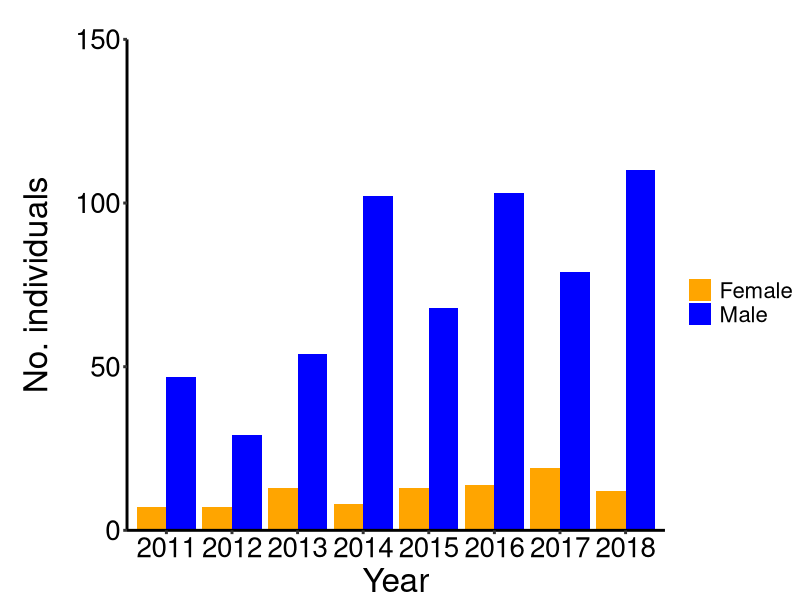

Generate this figure with R: (Note: this script raises an error after producing the figure.)
#Uts_adults basic stats
####libraries####
library(tidyverse)
library(cowplot)

#datasets####
Utsadults <- read.csv("Data/UtsadultsALL_21.06.22.csv")

#colorblind palette
cbPalette <- c("#E69F00", "#56B4E9", "#009E73", "#0072B2", "#D55E00", "#CC79A7","#999999", "#F0E442")

#fill in 0 for NAs in respawner and recapture columms
#calculate age at maturity (1st reproduction)
Utsadults11_18 <- Utsadults %>%
  mutate(Respawner = replace_na(Respawner, 0)) %>%
  mutate(recapture = replace_na(recapture, 0)) %>%
  mutate(ageatmaturity = ifelse(respawner.info == "1S1", 1,
                                       ifelse(respawner.info == "2S1", 2,  
                                              ifelse(respawner.info == "3S1", 3, InterpAge)))) %>%
  relocate(ageatmaturity, .after = respawner.info)

#How many adults? 2011 -2018
Utsadults11_18 %>% count()

#how many for each sex?
Utsadults11_18 %>% group_by(sex) %>% count()

#how many are recaptures? (2 = recapture)
Utsadults11_18 %>% group_by(sex, recapture) %>% count()

#How many have scale smolt (i.e. freshwater) age? remove recaptures
Utsadults11_18 %>% filter(recapture <= 1) %>% count(Scale.smoltage)

#remove recature  
Utsadults11_18smolt <- Utsadults11_18 %>%
  filter(recapture != 2) 

#linear regression of fw age by sex
smoltage <- lm(Scale.smoltage ~ sex, data = Utsadults11_18smolt)
summary(smoltage)

#How many have seaage age? remove recaptures
Utsadults11_18 %>% filter(recapture != 2) %>% count(scale.seaage)

#age at maturity range 
Utsadults11_18 %>% filter(recapture != 2) %>% group_by(sex) %>% count(ageatmaturity)

#age at maturity range 
Utsadults11_18mat <- Utsadults11_18 %>%
    filter(recapture != 2) 

#lm age at maturity vs sex
ageatmat <- lm(ageatmaturity ~ sex, data = Utsadults11_18mat)
summary(ageatmat)

#age at maturity for iteroparous individuals
Utsadults11_18matage <- Utsadults11_18 %>% 
  filter(recapture != 2) %>%
  filter(respawner.info != "") %>% 
  select(ID, sex, ageatmaturity, respawner.info) 

#respawner info
Utsadults11_18matage %>% group_by(sex) %>% count(respawner.info)

#calculate age ate maturity for iteroparous individuals
Utsadults11_18matage %>% group_by(sex) %>% dplyr:: summarise_if(is.numeric, funs(mean(., na.rm=T), n = sum(!is.na(.)), se = sd(., na.rm=T)/sqrt(sum(!is.na(.)))))

####make table of total individuals#### 
uts.adults.ind <- Utsadults11_18 %>%
  count(year, sex) 

#create grouped bar plot of #collected individuals/year/class
p.adults.ind <-  ggplot(uts.adults.ind, aes(factor(year), n, fill = sex)) +geom_bar(stat = "identity", position = "dodge") +
  labs(y="No. individuals", x="Year") + 
  scale_fill_manual(name = "", labels = c("Female", "Male"), values = c("orange", "blue")) +
  scale_y_continuous(limits = c(0, 150), expand = c(0, 0)) +
  coord_cartesian(clip = 'off') +
  theme(plot.title=element_text(size=36, hjust=-0.5), legend.title=element_text(size=20), legend.text=element_text(size=16)) +
  theme(axis.title.x = element_text(size=24)) +  theme(axis.text.x = element_text(size=20, color="black")) +
  theme(axis.title.y = element_text(size=24, vjust=3, angle = 90)) +  theme(axis.text.y = element_text(size=20, color="black")) +
  theme(axis.line = element_line(size = 1)) + theme(axis.ticks = element_line(size=1)) +
  theme(axis.line = element_line(colour = "black"),
        panel.grid.major = element_blank(),
        panel.grid.minor = element_blank(),
        panel.border = element_blank(),
        panel.background = element_blank(),
        plot.margin=unit(c(1,0,0,1), "cm"))
        
#show graph
p.adults.ind

#saveplot
save_plot("images/Fig.adult.sample.png", p.adults.ind, base_height = 10.7, base_width = 7.6)

####linear regressions####
#what is the correlation between sea age, and body size/body weight/condition factor?
#only use individuals that have sea age at first reproduction and length/weight info
Utsadults_corr <- Utsadults11_18 %>%
  filter(recapture != 2) 
  
#linear regression of sea.age and length by sex
seaageXlength <- lm(scale.seaage ~ length.cm * sex, data = Utsadults_corr)
summary(seaageXlength)  

#graph vgll3top conserved versus seaage sires/dams
pseaageXlength <-ggplot(Utsadults_corr, aes(x=scale.seaage, y=length.cm, colour=sex)) + 
  geom_jitter(position = position_jitterdodge(0.2, 0.2, 0.25), size=4, stat="identity", alpha = 2/5) +
  scale_color_manual(values=c("darkorange", "dark blue")) +
  geom_smooth(method=lm, se=TRUE, size=2) +
  labs(y="Length (cm)", x="Sea age (sea winters)") + theme(plot.title=element_text(size=36,  hjust=0.5)) +
  theme(axis.title.x = element_text(size=24)) +  theme(axis.text.x = element_text(size=20, color="black")) +
  theme(axis.title.y = element_text(size=24, angle = 90)) +  theme(axis.text.y = element_text(size=20, color="black")) +
  theme(axis.line = element_line(size = 1)) + theme(axis.ticks = element_line(size=1)) +
  theme(legend.position = "none") +
  theme(axis.line = element_line(colour = "black"),
        panel.grid.major = element_blank(),
        panel.grid.minor = element_blank(),
        panel.border = element_blank(),
        panel.background = element_blank())
#show graph
pseaageXlength 

#saveplot
save_plot("images/Fig.seaageXlength.png", pseaageXlength, base_height = 10.7, base_width = 7.6)

#linear regression of sea.age and weight by sex
seaageXweight <- lm(scale.seaage ~ wt.kg * sex, data = Utsadults_corr)
summary(seaageXweight)

#graph vgll3top conserved versus seaage sires/dams
pseaageXweight <-ggplot(Utsadults_corr, aes(x=scale.seaage, y=wt.kg, colour=sex)) + 
  geom_jitter(position = position_jitterdodge(0.2, 0.2, 0.25), size=4, stat="identity", alpha = 2/5) +
  scale_color_manual(values=c("darkorange", "dark blue")) +
  geom_smooth(method=lm, se=TRUE, size=2) +
  labs(y="Weight (kg)", x="Sea age (sea winters)") + theme(plot.title=element_text(size=36,  hjust=0.5)) +
  theme(axis.title.x = element_text(size=24)) +  theme(axis.text.x = element_text(size=20, color="black")) +
  theme(axis.title.y = element_text(size=24, angle = 90)) +  theme(axis.text.y = element_text(size=20, color="black")) +
  theme(axis.line = element_line(size = 1)) + theme(axis.ticks = element_line(size=1)) +
  theme(legend.position = "none") +
  theme(axis.line = element_line(colour = "black"),
        panel.grid.major = element_blank(),
        panel.grid.minor = element_blank(),
        panel.border = element_blank(),
        panel.background = element_blank())
#show graph
pseaageXweight

#saveplot
save_plot("images/Fig.seaageXweight.png", pseaageXweight, base_height = 10.7, base_width = 7.6)

